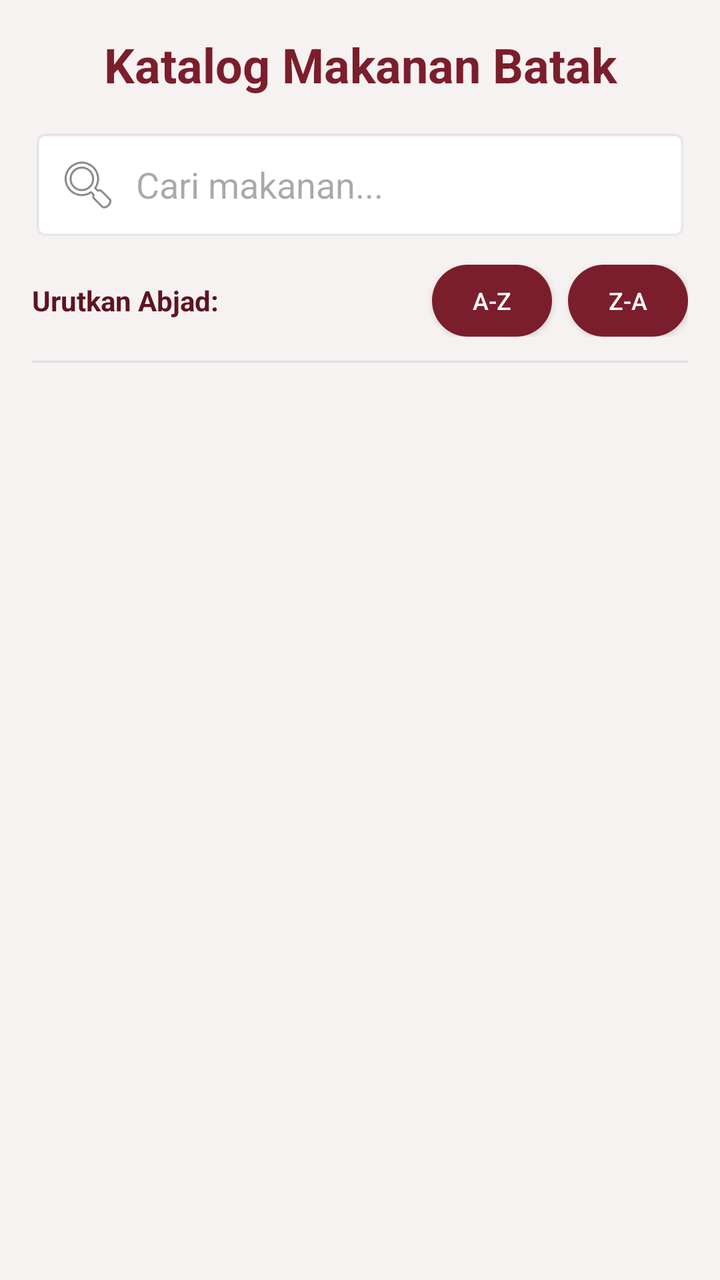
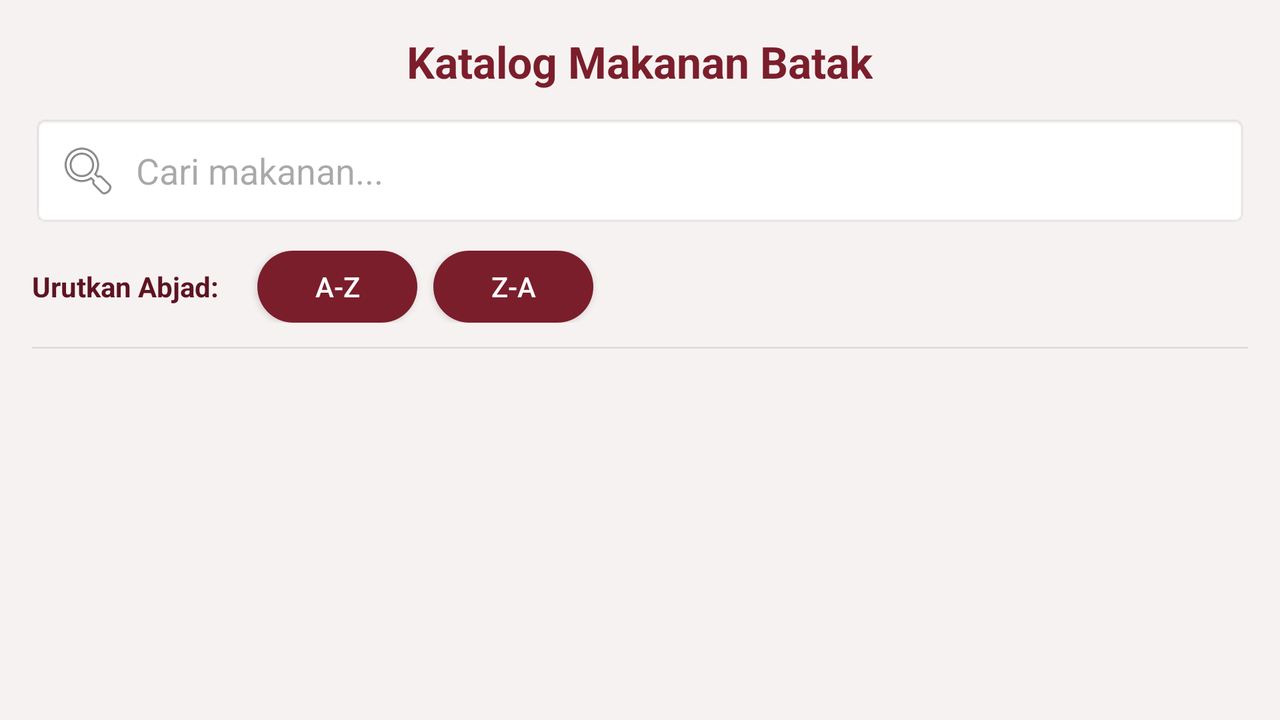

An Android layout and its configuration variant, each rendered on a device that would load it. The default file and the variant file are quoted in full after the pictures.
<!-- AndroidManifest.xml: application theme Theme.KatalogMakananBatak -->
<!-- res/layout/activity_list_makanan.xml -->
<?xml version="1.0" encoding="utf-8"?>
<LinearLayout xmlns:android="http://schemas.android.com/apk/res/android"
    xmlns:app="http://schemas.android.com/apk/res-auto"
    android:layout_width="match_parent"
    android:layout_height="match_parent"
    android:background="@color/cream_bg"
    android:orientation="vertical"
    android:fitsSystemWindows="true">

    <TextView
        android:layout_width="match_parent"
        android:layout_height="wrap_content"
        android:text="Katalog Makanan Batak"
        android:textSize="24sp"
        android:textStyle="bold"
        android:textColor="@color/maroon_primary"
        android:gravity="center"
        android:padding="16dp" />

    <EditText
        android:id="@+id/etSearch"
        android:layout_width="match_parent"
        android:layout_height="wrap_content"
        android:layout_marginHorizontal="16dp"
        android:layout_marginBottom="12dp"
        android:hint="Cari makanan..."
        android:padding="12dp"
        android:background="@android:drawable/editbox_background"
        android:drawableStart="@android:drawable/ic_menu_search"
        android:drawablePadding="8dp" />

    <LinearLayout
        android:layout_width="match_parent"
        android:layout_height="wrap_content"
        android:orientation="horizontal"
        android:gravity="center_vertical"
        android:layout_marginHorizontal="16dp"
        android:layout_marginBottom="12dp">

        <TextView
            android:layout_width="0dp"
            android:layout_weight="1"
            android:layout_height="wrap_content"
            android:text="Urutkan Abjad:"
            android:textSize="14sp"
            android:textStyle="bold"
            android:textColor="@color/maroon_dark" />

        <androidx.appcompat.widget.AppCompatButton
            android:id="@+id/btnSortAZ"
            android:layout_width="60dp"
            android:layout_height="36dp"
            android:text="A-Z"
            android:textAllCaps="false"
            android:textSize="12sp"
            android:textColor="@color/white"
            android:background="@drawable/bg_button_sort"
            android:layout_marginEnd="8dp" />

        <androidx.appcompat.widget.AppCompatButton
            android:id="@+id/btnSortZA"
            android:layout_width="60dp"
            android:layout_height="36dp"
            android:text="Z-A"
            android:textAllCaps="false"
            android:textSize="12sp"
            android:textColor="@color/white"
            android:background="@drawable/bg_button_sort" />

    </LinearLayout>

    <View
        android:layout_width="match_parent"
        android:layout_height="1dp"
        android:background="#DDDDDD"
        android:layout_marginHorizontal="16dp"
        android:layout_marginBottom="8dp" />

    <androidx.recyclerview.widget.RecyclerView
        android:id="@+id/rvMakanan"
        android:layout_width="match_parent"
        android:layout_height="match_parent"
        android:paddingHorizontal="8dp"
        android:clipToPadding="false" />

</LinearLayout>
<!-- resources referenced by this layout -->
<resources>
  <color name="cream_bg">#F7F2F2</color>
  <color name="maroon_dark">#5D1420</color>
  <color name="maroon_primary">#7B1E2B</color>
  <color name="white">#FFFFFF</color>
  <!-- drawable bg_button_sort (drawable) -->
  <?xml version="1.0" encoding="utf-8"?>
  <ripple xmlns:android="http://schemas.android.com/apk/res/android"
      android:color="#40FFFFFF">
      <item>
          <shape android:shape="rectangle">
              <solid android:color="@color/maroon_primary" />
              <corners android:radius="20dp" />
          </shape>
      </item>
  </ripple>
  <style name="Theme.KatalogMakananBatak" parent="Base.Theme.KatalogMakananBatak" />
  <style name="Base.Theme.KatalogMakananBatak" parent="Theme.Material3.DayNight.NoActionBar">
          
          
      </style>
</resources>
<!-- res/layout-land/activity_list_makanan.xml (the repository's variant of the layout above) -->
<!-- drawn on the phone turned sideways -->
<?xml version="1.0" encoding="utf-8"?>
<LinearLayout xmlns:android="http://schemas.android.com/apk/res/android"
    xmlns:app="http://schemas.android.com/apk/res-auto"
    android:layout_width="match_parent"
    android:layout_height="match_parent"
    android:orientation="vertical"
    android:background="@color/cream_bg"
    android:fitsSystemWindows="true"
    android:padding="16dp"
    android:gravity="center_horizontal">

    <TextView
        android:layout_width="wrap_content"
        android:layout_height="wrap_content"
        android:text="Katalog Makanan Batak"
        android:textColor="@color/maroon_primary"
        android:textSize="22sp"
        android:textStyle="bold"
        android:layout_marginBottom="12dp"
        android:gravity="center" />

    <LinearLayout
        android:layout_width="match_parent"
        android:layout_height="wrap_content"
        android:orientation="vertical"
        android:gravity="center_horizontal">

        <EditText
            android:id="@+id/etSearch"
            android:layout_width="match_parent"
            android:layout_height="wrap_content"
            android:hint="Cari makanan..."
            android:padding="12dp"
            android:background="@android:drawable/editbox_background"
            android:drawableStart="@android:drawable/ic_menu_search"
            android:drawablePadding="8dp"
            android:layout_marginBottom="12dp" />

        <LinearLayout
            android:layout_width="match_parent"
            android:layout_height="wrap_content"
            android:orientation="horizontal"
            android:gravity="center_vertical"
            android:layout_marginBottom="12dp">

            <TextView
                android:layout_width="wrap_content"
                android:layout_height="wrap_content"
                android:text="Urutkan Abjad: "
                android:textSize="14sp"
                android:textStyle="bold"
                android:textColor="@color/maroon_dark"
                android:layout_marginEnd="16dp" />

            <androidx.appcompat.widget.AppCompatButton
                android:id="@+id/btnSortAZ"
                android:layout_width="80dp"
                android:layout_height="36dp"
                android:text="A-Z"
                android:textAllCaps="false"
                android:textColor="@color/white"
                android:background="@drawable/bg_button_sort"
                android:layout_marginEnd="8dp" />

            <androidx.appcompat.widget.AppCompatButton
                android:id="@+id/btnSortZA"
                android:layout_width="80dp"
                android:layout_height="36dp"
                android:text="Z-A"
                android:textAllCaps="false"
                android:textColor="@color/white"
                android:background="@drawable/bg_button_sort" />
        </LinearLayout>
    </LinearLayout>

    <View
        android:layout_width="match_parent"
        android:layout_height="1dp"
        android:background="#DDDDDD"
        android:layout_marginBottom="8dp" />

    <androidx.recyclerview.widget.RecyclerView
        android:id="@+id/rvMakanan"
        android:layout_width="match_parent"
        android:layout_height="match_parent"
        android:clipToPadding="false"
        android:padding="4dp" />

</LinearLayout>
